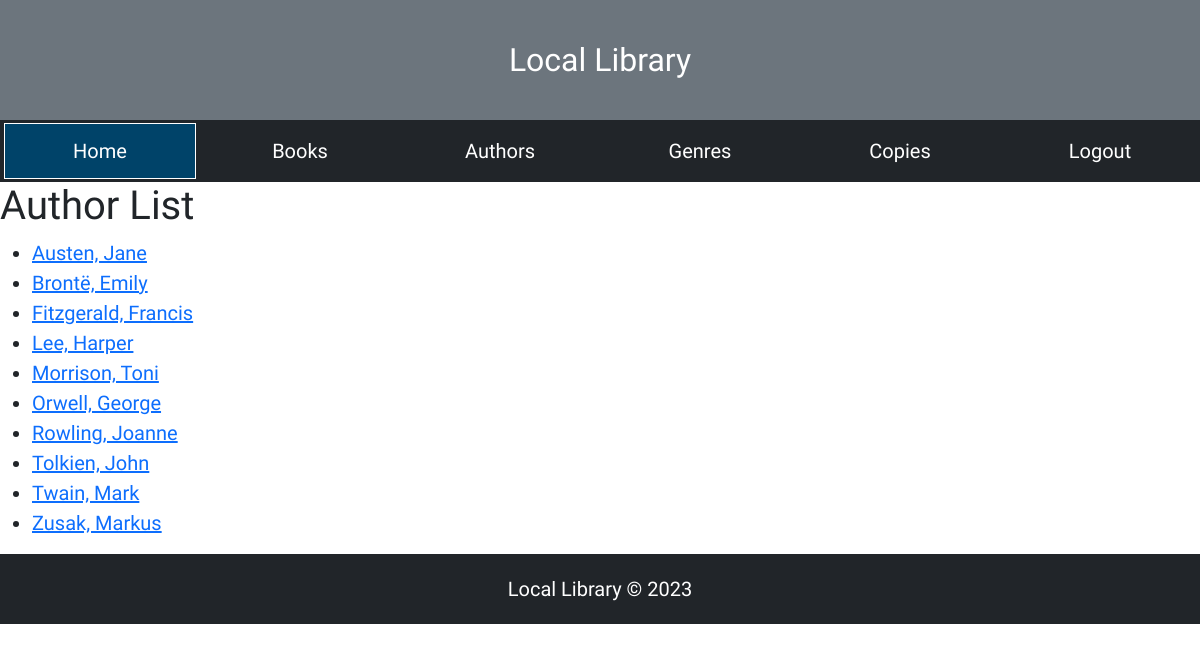
/catalog/authors/ (signed in), run on the app's committed database.
### catalog/models.py (models this page shows)
class Author(models.Model):
    first_name = models.CharField(max_length=100)
    last_name = models.CharField(max_length=100)
    date_of_birth = models.DateField(null=True, blank=True)
    date_of_death = models.DateField('Died', null=True, blank=True)
    class Meta:
        ordering = ['last_name', 'first_name']
    def get_absolute_url(self):
        return reverse('author-detail', args=[str(self.id)])
    def __str__(self):
        return f'{self.last_name}, {self.first_name}'

### catalog/views.py (the view)
# urls.py: path('authors/', views.AuthorListView.as_view(), name='authors'),
class AuthorListView(LoginRequiredMixin,ListView):
    model = Author
    template_name = 'author_list.html'
    paginate_by = 10

### catalog/templates/author_list.html
{% extends "base.html" %}
{% block content %}
  <h1>Author List</h1>
    <ul>
    {% for author in object_list %}
      <li>
        <a href="{{ author.get_absolute_url }}">{{ author }}</a>
      </li>
    {% empty %}
    <p>There are no other authors in this library.</p>
    {% endfor %}
    </ul>
{% endblock %}

### catalog/static/css/styles.css (style rules this page uses)
html { padding: 0; }
body { font-family: 'Rajdhani', sans-serif; font-size: 20px; }

### data on the page
Author: last_name+first_name "Austen, Jane"
Author: last_name+first_name "Brontë, Emily"
Author: last_name+first_name "Fitzgerald, Francis"
Author: last_name+first_name "Lee, Harper"
Author: last_name+first_name "Morrison, Toni"
Author: last_name+first_name "Orwell, George"
Author: last_name+first_name "Rowling, Joanne"
Author: last_name+first_name "Tolkien, John"
Author: last_name+first_name "Twain, Mark"
Author: last_name+first_name "Zusak, Markus"
